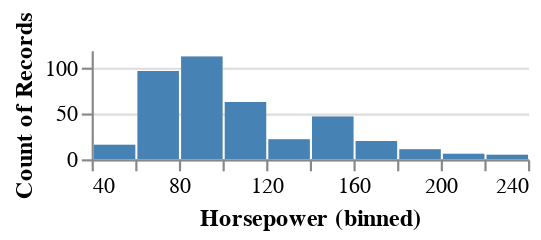

Notebook code cell kept with this figure:
### Code cell
import altair_express as alx
from vega_datasets import data
df = data.cars()

alx.highlight_brush() + alx.hist(df,x='Horsepower')

### Figure 1 — Vega-Lite specification as saved in the notebook (floating-point values rounded to 4 significant figures; data arrays with more than 128 entries replaced by an {"elided": "..."} marker saying what was removed)
{"config": {"view": {"continuousWidth": 400, "continuousHeight": 300}}, "layer": [{"mark": {"type": "bar", "color": "steelblue"}, "encoding": {"color": {"value": "lightgray"}, "x": {"axis": {}, "bin": {"maxbins": 10}, "field": "Horsepower", "type": "quantitative"}, "y": {"aggregate": "count", "axis": {}, "type": "quantitative"}}, "name": "view_1"}, {"mark": {"type": "bar", "color": "steelblue"}, "encoding": {"x": {"axis": {}, "bin": {"maxbins": 10}, "field": "Horsepower", "type": "quantitative"}, "y": {"aggregate": "count", "axis": {}, "type": "quantitative"}}, "transform": [{"filter": {"param": "ALX_SELECTION_drag_FILTER"}}]}], "data": {"name": "data-f02450ab61490a1363517a0190416235"}, "height": 50, "params": [{"name": "ALX_SELECTION_drag_FILTER", "select": {"type": "interval", "encodings": ["x"]}, "views": ["view_1"]}], "view": {"cursor": "crosshair", "stroke": null}, "width": 200, "$schema": "https://vega.github.io/schema/vega-lite/v5.2.0.json", "datasets": {"data-f02450ab61490a1363517a0190416235": {"elided": "406 records"}}}
